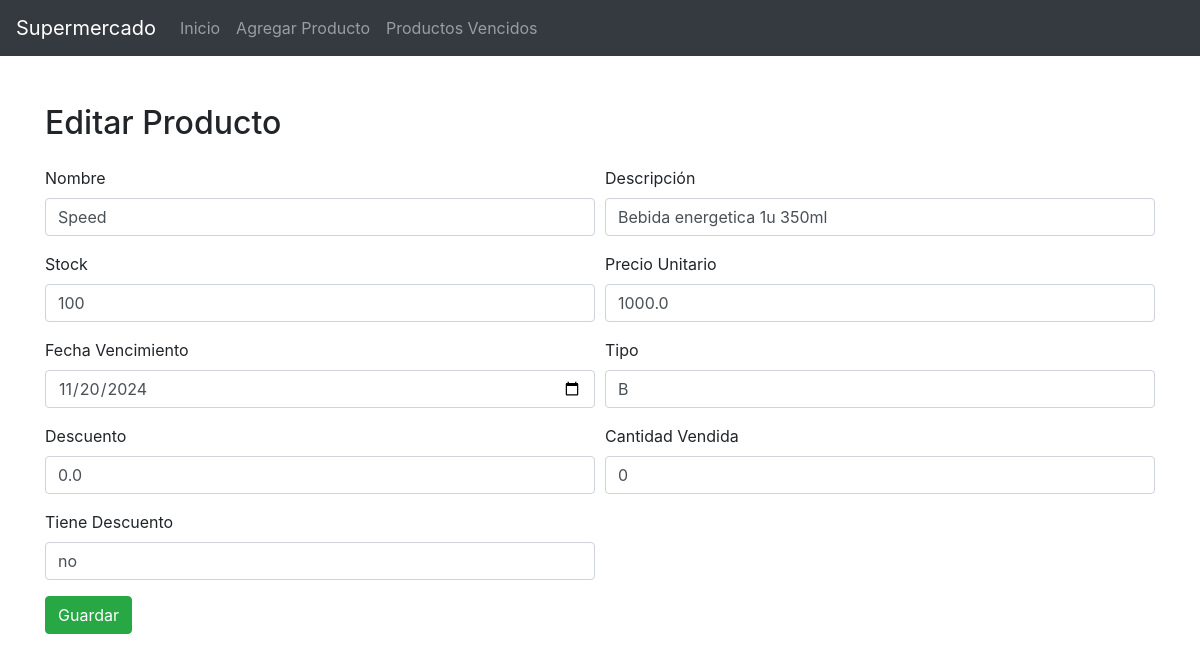
Page /editar/14 on the committed database.
### tables this page shows
CREATE TABLE super (
    codigo TEXT PRIMARY KEY,      -- El código del producto, se usa como clave primaria (único)
    nombre TEXT NOT NULL,          -- Nombre del producto (texto)
    descripcion TEXT,              -- Descripción del producto (texto)
    stock INTEGER NOT NULL,        -- Cantidad en stock (número entero)
    precio_unitario REAL NOT NULL, -- Precio unitario (número decimal)
    fecha_vencimiento TEXT,        -- Fecha de vencimiento (como texto, formato dd/mm/yyyy)
    tipo CHAR(1),                  -- Tipo de producto (1 carácter, por ejemplo, 'L', 'V')
    descuento REAL                 -- Porcentaje de descuento (decimal, por ejemplo, 0.10 para 10%)
, cantidad_vendida INTEGER DEFAULT 0, tiene_descuento TEXT DEFAULT 'no');

### app.py (the view, shortened to what this page needs)
@app.route('/editar/<codigo>', methods=('GET', 'POST'))
def editar(codigo):
    conn = get_db_connection()
    cursor = conn.cursor()
    cursor.execute("SELECT * FROM super WHERE codigo = ?", (codigo,))
    producto = cursor.fetchone()
    conn.close()
    return render_template('editar.html', producto=dict(producto))

### app.py (called while the page is built)
def get_db_connection():
    conn = sqlite3.connect('supermercadoFinal.db')  # Asegúrate de que este es el nombre correcto de tu base de datos
    conn.row_factory = sqlite3.Row
    return conn

### templates/editar.html (shortened to what this page needs)
<!DOCTYPE html>
<html lang="en">
<head>
    <link href="https://stackpath.bootstrapcdn.com/bootstrap/4.5.2/css/bootstrap.min.css" rel="stylesheet">
</head>
<body>
    <nav class="navbar navbar-expand-lg navbar-dark bg-dark">
        <a class="navbar-brand" href="#">Supermercado</a>
        <div class="collapse navbar-collapse" id="navbarNav">
            <ul class="navbar-nav">
                <li class="nav-item">
                    <a class="nav-link" href="/">Inicio</a>
                </li>
                <li class="nav-item">
                    <a class="nav-link" href="/agregar">Agregar Producto</a>
                </li>
                <li class="nav-item">
                    <a class="nav-link" href="/productos_vencidos">Productos Vencidos</a>
                </li>
            </ul>
        </div>
    </nav>
    <div class="container mt-5">
        <h2 class="mb-4">Editar Producto</h2>
        <form action="/editar/{{ producto.codigo }}" method="post" class="mt-3">
            <div class="form-row">
                <div class="form-group col-md-6">
                    <label for="nombre">Nombre</label>
                    <input type="text" class="form-control" id="nombre" name="nombre" value="{{ producto.nombre }}" required>
                </div>
                <div class="form-group col-md-6">
                    <label for="descripcion">Descripción</label>
                    <input type="text" class="form-control" id="descripcion" name="descripcion" value="{{ producto.descripcion }}">
                </div>
            </div>
            <div class="form-row">
                <div class="form-group col-md-6">
                    <label for="stock">Stock</label>
                    <input type="number" class="form-control" id="stock" name="stock" value="{{ producto.stock }}" required>
                </div>
                <div class="form-group col-md-6">
                    <label for="precio_unitario">Precio Unitario</label>
                    <input type="number" step="0.01" class="form-control" id="precio_unitario" name="precio_unitario" value="{{ producto.precio_unitario }}" required>
                </div>
            </div>
            <div class="form-row">
                <div class="form-group col-md-6">
                    <label for="fecha_vencimiento">Fecha Vencimiento</label>
                    <input type="date" class="form-control" id="fecha_vencimiento" name="fecha_vencimiento" value="{{ producto.fecha_vencimiento }}">
                </div>
                <div class="form-group col-md-6">
                    <label for="tipo">Tipo</label>
                    <input type="text" class="form-control" id="tipo" name="tipo" value="{{ producto.tipo }}">
                </div>
            </div>
            <div class="form-row">
                <div class="form-group col-md-6">
                    <label for="descuento">Descuento</label>
                    <input type="number" step="0.01" class="form-control" id="descuento" name="descuento" value="{{ producto.descuento }}">
                </div>
                <div class="form-group col-md-6">
                    <label for="cantidad_vendida">Cantidad Vendida</label>
                    <input type="number" class="form-control" id="cantidad_vendida" name="cantidad_vendida" value="{{ producto.cantidad_vendida }}">
                </div>
            </div>
            <div class="form-row">
                <div class="form-group col-md-6">
                    <label for="tiene_descuento">Tiene Descuento</label>
                    <input type="text" class="form-control" id="tiene_descuento" name="tiene_descuento" value="{{ producto.tiene_descuento }}">
                </div>
            </div>
            <button type="submit" class="btn btn-success">Guardar</button>
        </form>
    </div>
</body>
</html>

### rows in the picture
super: nombre "Speed", descripcion "Bebida energetica 1u 350ml", stock "100", precio_unitario "1000.0", fecha_vencimiento "11/20/2024", tipo "B", descuento "0.0", cantidad_vendida "0", tiene_descuento "no"
